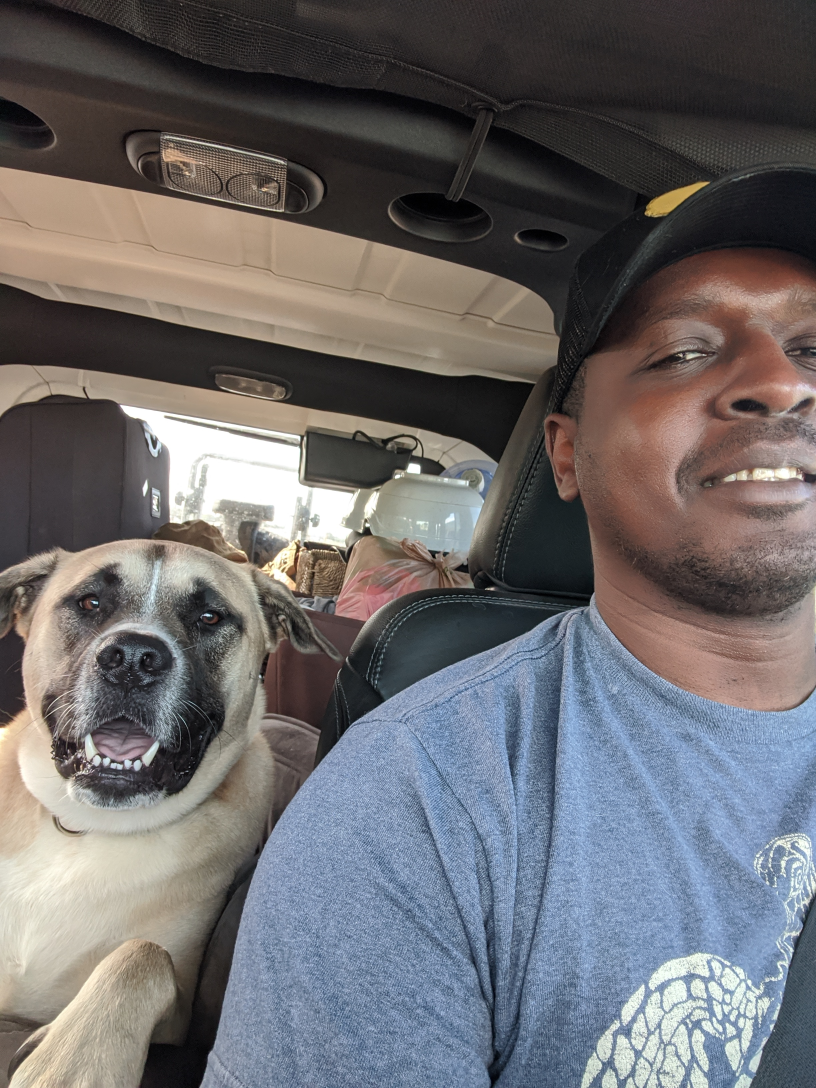
#> input picture Feature_Detection_n_Matching/Oriented and Rotated/surf/images/face1.jpg, 2448 x 3264 px, given in place of face1.jpeg, which was not available (shown at 1/3 size)
$ python brief.py
#> lines starting #> are read from the running program, lines starting #| are printed output that depends on the picture; pictures that were not available may be replaced by others from this repository, and a replacement may not be noted
#!/use/bin/env python
# -*- coding: utf-8 -*-

# Dependencies
import cv2
import matplotlib.pyplot as plt
import numpy as np

# Load the image
image1 = cv2.imread('./images/face1.jpeg')
#> image1 is the input picture: shape (3264, 2448, 3); mean B, G, R 108.3, 106.2, 108.2

# Convert the training image to RGB
training_image = cv2.cvtColor(image1, cv2.COLOR_BGR2RGB)

# Convert the training image to gray scale
training_gray = cv2.cvtColor(training_image, cv2.COLOR_RGB2GRAY)
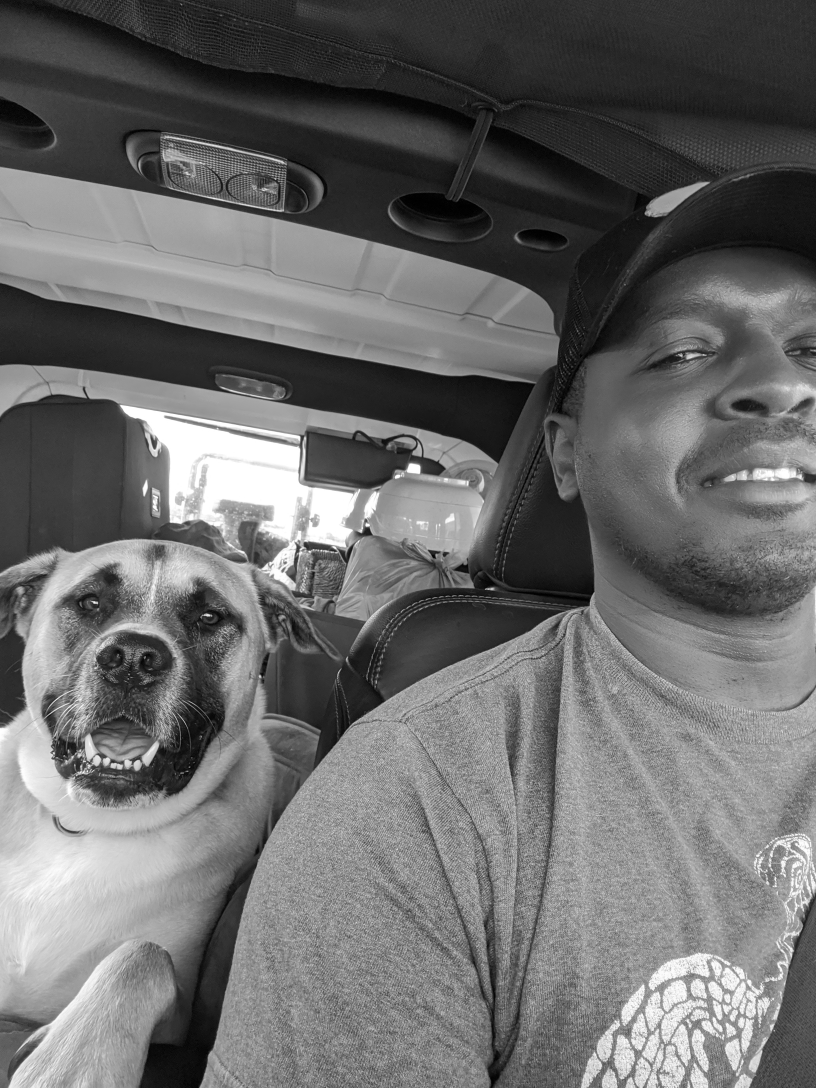
#> training_gray: shape (3264, 2448) (shown at 1/3 size); min 0, max 255, mean 107

# Create test image by adding Scale Invariance and Rotational Invariance
test_image = cv2.pyrDown(training_image)
test_image = cv2.pyrDown(test_image)
#> test_image: shape (816, 612, 3)
num_rows, num_cols = test_image.shape[:2]
#> num_rows = 816; num_cols = 612

rotation_matrix = cv2.getRotationMatrix2D((num_cols/2, num_rows/2), 30, 1)
test_image = cv2.warpAffine(test_image, rotation_matrix, (num_cols, num_rows))
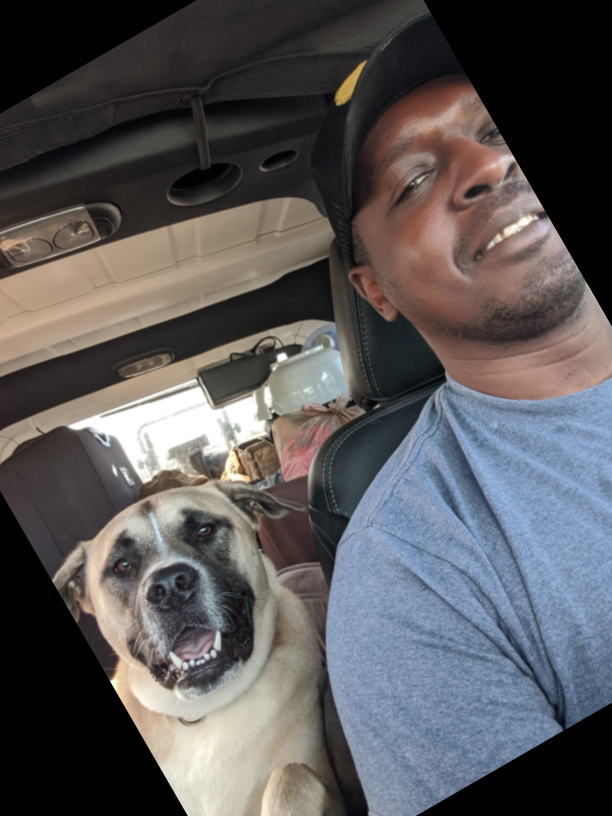
#> test_image: shape (816, 612, 3); mean R, G, B 89.8, 87.5, 89.2

test_gray = cv2.cvtColor(test_image, cv2.COLOR_RGB2GRAY)
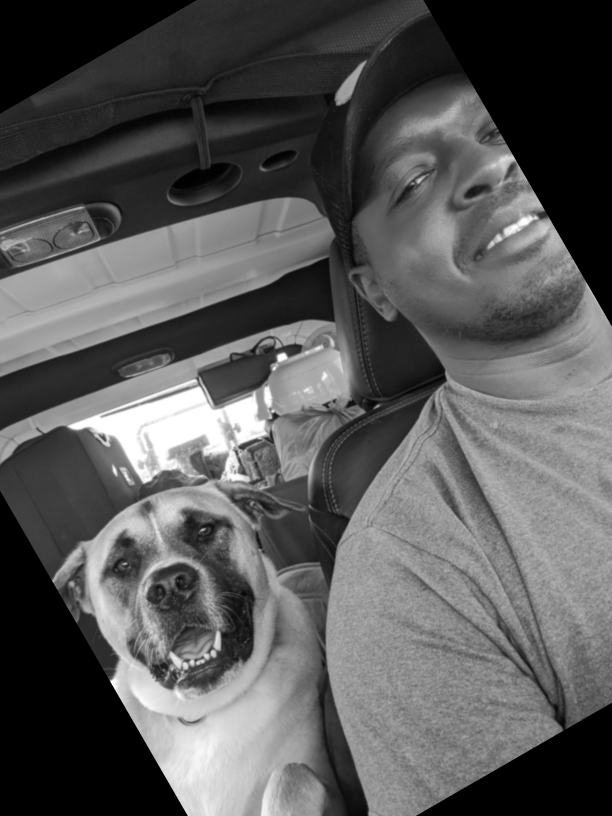
#> test_gray: shape (816, 612); min 0, max 255, mean 88.4

# Display traning image and testing image
fx, plots = plt.subplots(1, 2, figsize=(20, 10))

plots[0].set_title("Training Image")
plots[0].imshow(training_image)

plots[1].set_title("Testing Image")
plots[1].imshow(test_image)


# ## Detect keypoints and Create Descriptor

fast = cv2.FastFeatureDetector_create()
brief = cv2.xfeatures2d.BriefDescriptorExtractor_create()

train_keypoints = fast.detect(training_gray, None)
#> train_keypoints = 193320 keypoints; strongest (x, y, size): (192, 2267, 7), (388, 2024, 7), (2132, 1456, 7), (1012, 2034, 7)
test_keypoints = fast.detect(test_gray, None)
#> test_keypoints = 5525 keypoints; strongest (x, y, size): (111, 681, 7), (105, 440, 7), (125, 563, 7), (203, 529, 7)

train_keypoints, train_descriptor = brief.compute(
    training_gray, train_keypoints)
#> train_keypoints = 186481 keypoints; strongest (x, y, size): (192, 2267, 7), (388, 2024, 7), (2132, 1456, 7), (1012, 2034, 7)
test_keypoints, test_descriptor = brief.compute(test_gray, test_keypoints)
#> test_keypoints = 5201 keypoints; strongest (x, y, size): (111, 681, 7), (105, 440, 7), (125, 563, 7), (203, 529, 7)

keypoints_without_size = np.copy(training_image)
keypoints_with_size = np.copy(training_image)

cv2.drawKeypoints(training_image, train_keypoints,
                  keypoints_without_size, color=(0, 255, 0))
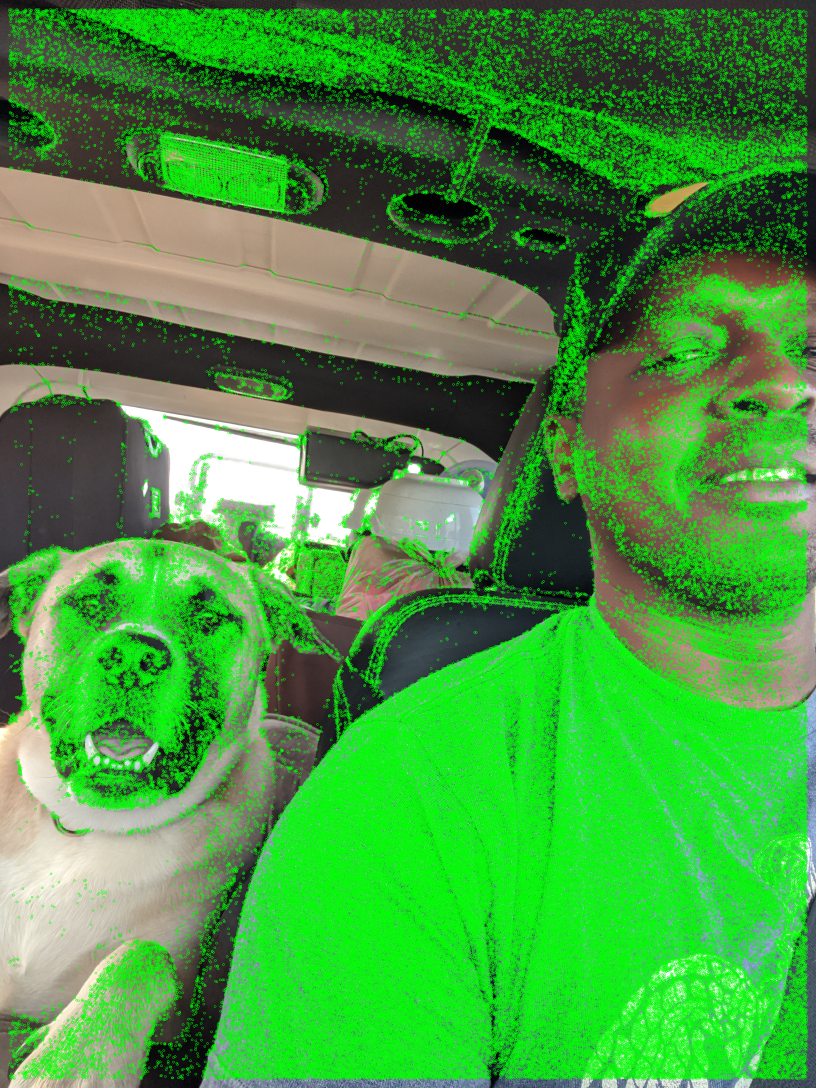
#> keypoints_without_size: shape (3264, 2448, 3) (shown at 1/3 size); mean R, G, B 70.6, 151.9, 63.6

cv2.drawKeypoints(training_image, train_keypoints, keypoints_with_size,
                  flags=cv2.DRAW_MATCHES_FLAGS_DRAW_RICH_KEYPOINTS)
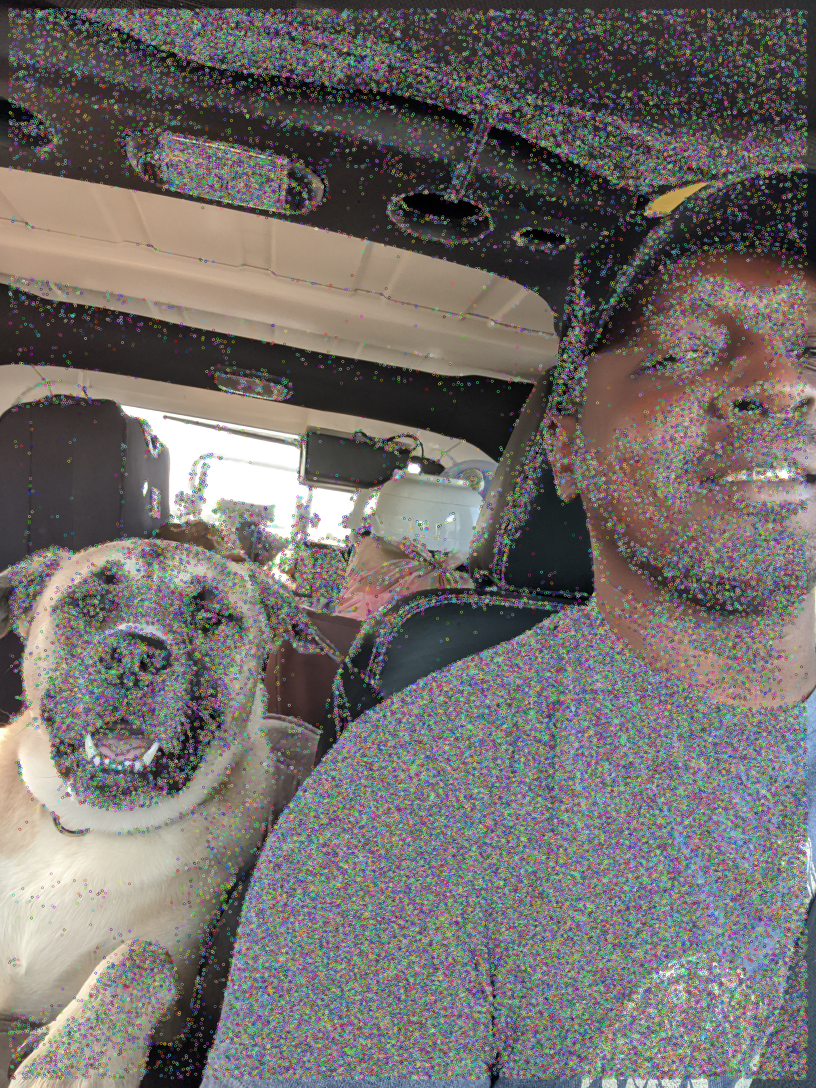
#> keypoints_with_size: shape (3264, 2448, 3) (shown at 1/3 size); mean R, G, B 114.3, 109.6, 106.9

# Display image with and without keypoints size
fx, plots = plt.subplots(1, 2, figsize=(20, 10))

plots[0].set_title("Train keypoints With Size")
plots[0].imshow(keypoints_with_size, cmap='gray')

plots[1].set_title("Train keypoints Without Size")
plots[1].imshow(keypoints_without_size, cmap='gray')

# Print the number of keypoints detected in the training image
print("Number of Keypoints Detected In The Training Image: ", len(train_keypoints))
#| Number of Keypoints Detected In The Training Image:  186481

# Print the number of keypoints detected in the query image
print("Number of Keypoints Detected In The Query Image: ", len(test_keypoints))
#| Number of Keypoints Detected In The Query Image:  5201


# ## Matching Keypoints

# Create a Brute Force Matcher object.
bf = cv2.BFMatcher(cv2.NORM_HAMMING, crossCheck=True)

# Perform the matching between the BRIEF descriptors of the training image and the test image
matches = bf.match(train_descriptor, test_descriptor)
#> matches = 2436 matches

# The matches with shorter distance are the ones we want.
matches = sorted(matches, key=lambda x: x.distance)

result = cv2.drawMatches(training_image, train_keypoints,
                         test_gray, test_keypoints, matches, test_gray, flags=2)
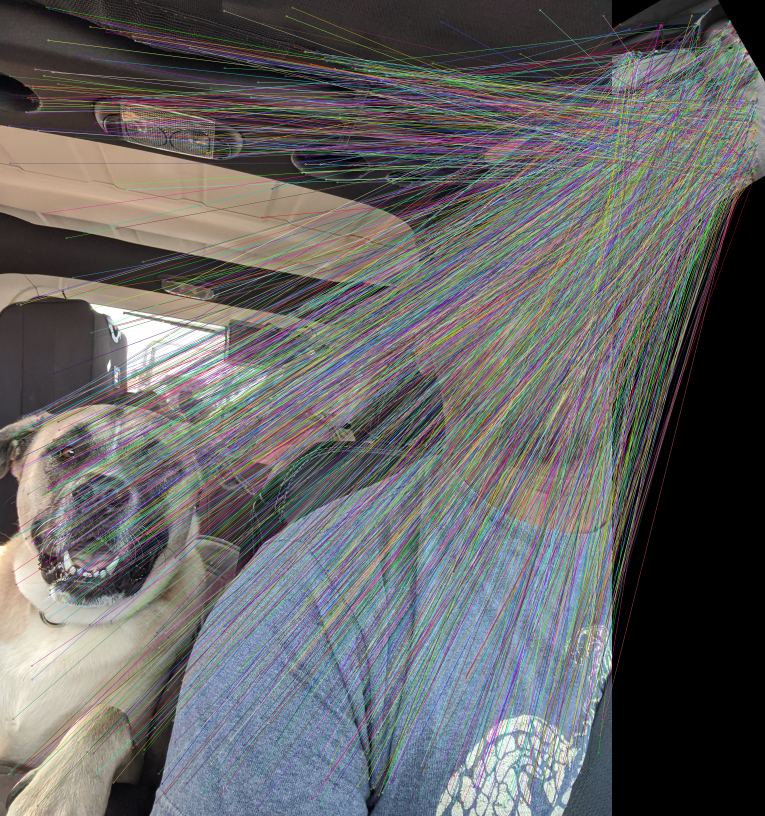
#> result: shape (3264, 3060, 3) (shown at 1/4 size); mean R, G, B 101.4, 101, 101.6

# Display the best matching points
plt.rcParams['figure.figsize'] = [14.0, 7.0]
plt.title('Best Matching Points')
plt.imshow(result)
plt.show()

# Print total number of matching points between the training and query images
print("\nNumber of Matching Keypoints Between The Training and Query Images: ", len(matches))
#| Number of Matching Keypoints Between The Training and Query Images:  2436
